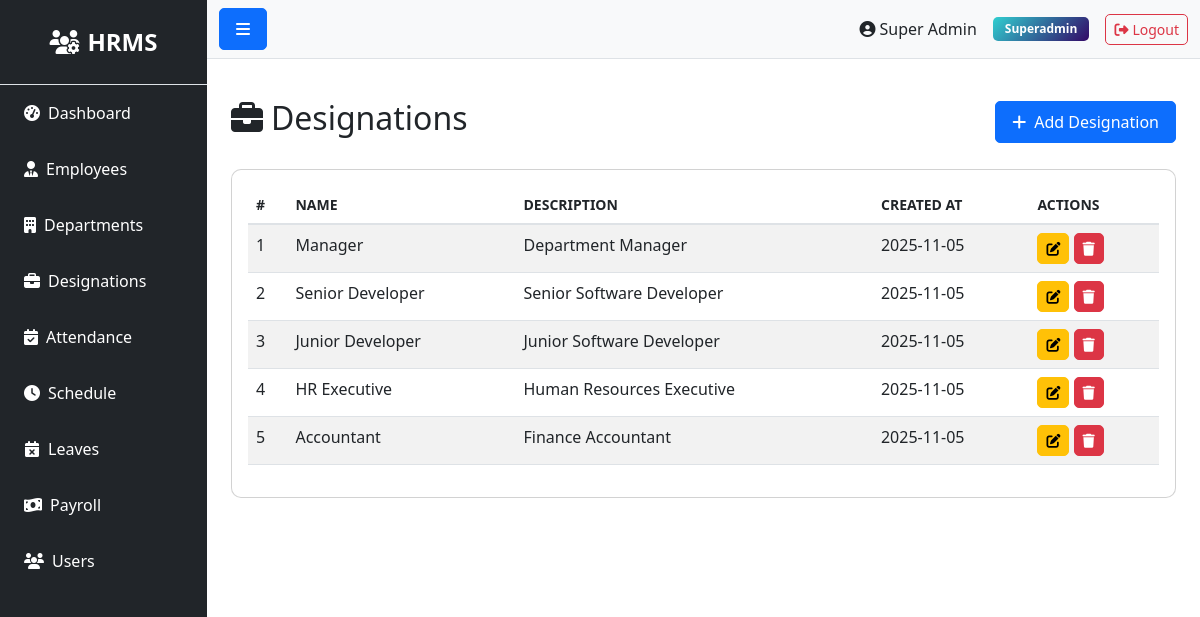
/designation/ (signed in), run on the app's committed database.
### models.py (models this page shows)
class User(UserMixin, db.Model):
    __tablename__ = 'users'
    id = db.Column(db.Integer, primary_key=True)
    role_id = db.Column(db.Integer, db.ForeignKey('roles.id'), nullable=False)
    name = db.Column(db.String(100), nullable=False)
    email = db.Column(db.String(100), unique=True, nullable=False)
    phone = db.Column(db.String(20))
    status = db.Column(db.String(20), default='active')
    password = db.Column(db.String(255), nullable=False)
    remember_token = db.Column(db.String(100))
    email_verified_at = db.Column(db.DateTime)
    created_at = db.Column(db.DateTime, default=datetime.utcnow)
    updated_at = db.Column(db.DateTime, default=datetime.utcnow, onupdate=datetime.utcnow)

class Role(db.Model):
    __tablename__ = 'roles'
    id = db.Column(db.Integer, primary_key=True)
    name = db.Column(db.String(50), unique=True, nullable=False)
    description = db.Column(db.Text)
    created_at = db.Column(db.DateTime, default=datetime.utcnow)
    updated_at = db.Column(db.DateTime, default=datetime.utcnow, onupdate=datetime.utcnow)
    users = db.relationship('User', backref='role', lazy=True)

class Designation(db.Model):
    __tablename__ = 'designations'
    id = db.Column(db.Integer, primary_key=True)
    name = db.Column(db.String(100), nullable=False)
    description = db.Column(db.Text)
    created_at = db.Column(db.DateTime, default=datetime.utcnow)
    updated_at = db.Column(db.DateTime, default=datetime.utcnow, onupdate=datetime.utcnow)
    employees = db.relationship('Employee', backref='designation', lazy=True)

### routes/designation.py (the view)
@bp.route('/')
@login_required
def index():
    designations = Designation.query.all()
    return render_template('admin/designation/index.html', designations=designations)

### app.py (called while the page is built)
@login_manager.user_loader
def load_user(user_id):
    try:
        return db.session.get(User, int(user_id))
    except Exception as e:
        app.logger.error(f'Error loading user {user_id}: {str(e)}')
        return None

@app.context_processor
def inject_user():
    return dict(current_user=current_user)

### templates/admin/designation/index.html (shortened to what this page needs)
{% extends "base.html" %}
{% block content %}
<div class="d-flex justify-content-between align-items-center mb-4">
    <h2><i class="fas fa-briefcase me-2"></i>Designations</h2>
    <a href="{{ url_for('designation.create') }}" class="btn btn-primary">
        <i class="fas fa-plus me-2"></i>Add Designation
    </a>
</div>
<div class="card">
    <div class="card-body">
        <div class="table-responsive">
            <table class="table table-striped table-hover">
                <thead>
                    <tr>
                        <th>#</th>
                        <th>Name</th>
                        <th>Description</th>
                        <th>Created At</th>
                        <th>Actions</th>
                    </tr>
                </thead>
                <tbody>
                    {% if designations %}
                        {% for designation in designations %}
                        <tr>
                            <td>{{ loop.index }}</td>
                            <td>{{ designation.name }}</td>
                            <td>{{ designation.description or 'N/A' }}</td>
                            <td>{{ designation.created_at.strftime('%Y-%m-%d') if designation.created_at else 'N/A' }}</td>
                            <td>
                                <a href="{{ url_for('designation.edit', id=designation.id) }}" class="btn btn-sm btn-warning">
                                    <i class="fas fa-edit"></i>
                                </a>
                                <form method="POST" action="{{ url_for('designation.delete', id=designation.id) }}" style="display:inline;" onsubmit="return confirm('Are you sure?')">
                                    <button type="submit" class="btn btn-sm btn-danger">
                                        <i class="fas fa-trash"></i>
                                    </button>
                                </form>
                            </td>
                        </tr>
                        {% endfor %}
                    {% else %}
                        <tr>
                            <td colspan="5" class="text-center">No designations found</td>
                        </tr>
                    {% endif %}
                </tbody>
            </table>
        </div>
    </div>
</div>
{% endblock %}

### templates/base.html (shortened to what this page needs)
<!DOCTYPE html>
<html lang="en">
<head>
    <link href="https://cdn.jsdelivr.net/npm/bootstrap@5.3.0/dist/css/bootstrap.min.css" rel="stylesheet">
    <link rel="stylesheet" href="https://cdnjs.cloudflare.com/ajax/libs/font-awesome/6.4.0/css/all.min.css">
    <link rel="stylesheet" href="{{ url_for('static', filename='css/style.css') }}">
</head>
<body>
    {% if current_user.is_authenticated %}
    <div class="d-flex" id="wrapper">
        <div class="bg-dark text-white" id="sidebar-wrapper">
            <div class="sidebar-heading text-center py-4 fs-4 fw-bold border-bottom">
                <i class="fas fa-users-cog me-2"></i>HRMS
            </div>
            <div class="list-group list-group-flush">
                <a href="{{ url_for('admin.' + current_user.role.name + '_dashboard') }}" class="list-group-item list-group-item-action bg-dark text-white">
                    <i class="fas fa-tachometer-alt me-2"></i>Dashboard
                </a>
                {% if current_user.role.name in ['superadmin', 'admin', 'hr'] %}
                <a href="{{ url_for('employee.index') }}" class="list-group-item list-group-item-action bg-dark text-white">
                    <i class="fas fa-user-tie me-2"></i>Employees
                </a>
                <a href="{{ url_for('department.index') }}" class="list-group-item list-group-item-action bg-dark text-white">
                    <i class="fas fa-building me-2"></i>Departments
                </a>
                <a href="{{ url_for('designation.index') }}" class="list-group-item list-group-item-action bg-dark text-white">
                    <i class="fas fa-briefcase me-2"></i>Designations
                </a>
                {% endif %}
                {% if current_user.role.name in ['superadmin', 'admin', 'moderator'] %}
                <a href="{{ url_for('attendance.index') }}" class="list-group-item list-group-item-action bg-dark text-white">
                    <i class="fas fa-calendar-check me-2"></i>Attendance
                </a>
                <a href="{{ url_for('schedule.index') }}" class="list-group-item list-group-item-action bg-dark text-white">
                    <i class="fas fa-clock me-2"></i>Schedule
                </a>
                {% endif %}
                {% if current_user.role.name in ['superadmin', 'admin', 'hr'] %}
                <a href="{{ url_for('leave.index') }}" class="list-group-item list-group-item-action bg-dark text-white">
                    <i class="fas fa-calendar-times me-2"></i>Leaves
                </a>
                {% endif %}
                {% if current_user.role.name in ['superadmin', 'admin', 'payroll'] %}
                <a href="{{ url_for('payroll.index') }}" class="list-group-item list-group-item-action bg-dark text-white">
                    <i class="fas fa-money-bill-wave me-2"></i>Payroll
                </a>
                {% endif %}
                {% if current_user.role.name in ['superadmin', 'admin'] %}
                <a href="{{ url_for('user.index') }}" class="list-group-item list-group-item-action bg-dark text-white">
                    <i class="fas fa-users me-2"></i>Users
                </a>
                {% endif %}
            </div>
        </div>
        <div id="page-content-wrapper" class="w-100">
            <nav class="navbar navbar-expand-lg navbar-light bg-light border-bottom">
                <div class="container-fluid">
                    <button class="btn btn-primary" id="menu-toggle">
                        <i class="fas fa-bars"></i>
                    </button>
                    <div class="ms-auto d-flex align-items-center">
                        <span class="me-3">
                            <i class="fas fa-user-circle me-1"></i>{{ current_user.name }}
                        </span>
                        <span class="badge bg-info me-3">{{ current_user.role.name|title }}</span>
                        <a href="{{ url_for('auth.logout') }}" class="btn btn-outline-danger btn-sm">
                            <i class="fas fa-sign-out-alt me-1"></i>Logout
                        </a>
                    </div>
                </div>
            </nav>
            <div class="container-fluid p-4">
                {% block content %}{% endblock %}
            </div>
        </div>
    </div>
    {% endif %}
</body>
</html>

### static/css/style.css (style rules this page uses)
#wrapper { min-height: 100vh; }
#sidebar-wrapper { min-height: 100vh; width: 250px; transition: margin 0.3s ease-in-out; }
#sidebar-wrapper .sidebar-heading { padding: 0.875rem 1.25rem; font-size: 1.2rem; }
#page-content-wrapper { min-width: 0; width: 100%; }
.list-group-item { border: none; padding: 1rem 1.5rem; }
.card { transition: transform 0.2s; border-radius: 10px; }
.table { background-color: white; }
.table thead th { border-bottom: 2px solid #dee2e6; font-weight: 600; text-transform: uppercase; font-size: 0.875rem; }
.btn { border-radius: 5px; padding: 0.5rem 1rem; }
.btn-sm { padding: 0.25rem 0.5rem; }
.badge { padding: 0.5em 1em; border-radius: 5px; }
.bg-info { background: linear-gradient(135deg, #30cfd0 0%, #330867 100%) !important; }

### data on the page
User: name "Super Admin"
Role: role.name "Superadmin"
Designation: name "Manager", description "Department Manager", created_at "2025-11-05"
Designation: name "Senior Developer", description "Senior Software Developer", created_at "2025-11-05"
Designation: name "Junior Developer", description "Junior Software Developer", created_at "2025-11-05"
Designation: name "HR Executive", description "Human Resources Executive", created_at "2025-11-05"
Designation: name "Accountant", description "Finance Accountant", created_at "2025-11-05"
